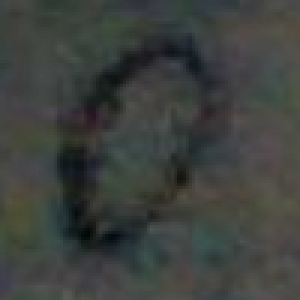
#> input picture data/processed/number_0(0).png, 100 x 100 px (shown 3 times larger)
$ python Main2.py
#> lines starting #> are read from the running program, lines starting #| are printed output that depends on the picture
import cv2
from sklearn.linear_model import Perceptron
import numpy as np
import matplotlib.pyplot as plt

# загрузка фото
im_num_0 = cv2.imread("../../../data/processed/number_0(0).png")
#> im_num_0 is the input picture: shape (100, 100, 3); mean B, G, R 61.9, 65.2, 61.8
im_num_1 = cv2.imread("../../../data/processed/number_1(0).png")
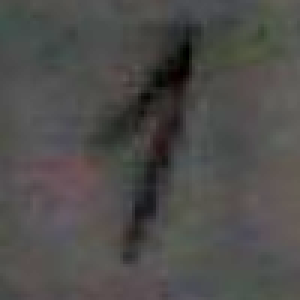
#> input picture data/processed/number_1(0).png, 100 x 100 px (shown 3 times larger)
#> im_num_1 is the input picture: shape (100, 100, 3); mean B, G, R 74.7, 76.8, 78.2
im_num_2 = cv2.imread("../../../data/processed/number_2(0).png")
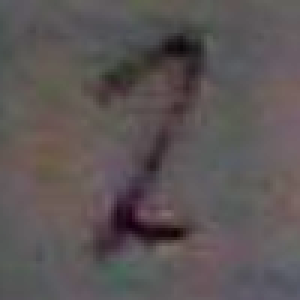
#> input picture data/processed/number_2(0).png, 100 x 100 px (shown 3 times larger)
#> im_num_2 is the input picture: shape (100, 100, 3); mean B, G, R 85.5, 85.2, 92
im_num_3 = cv2.imread("../../../data/processed/number_3(0).png")
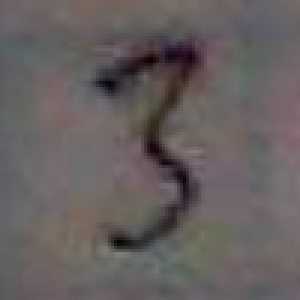
#> input picture data/processed/number_3(0).png, 100 x 100 px (shown 3 times larger)
#> im_num_3 is the input picture: shape (100, 100, 3); mean B, G, R 95.5, 95.5, 102

im_num_1_1 = cv2.imread("../../../data/processed/number_1(1).png")
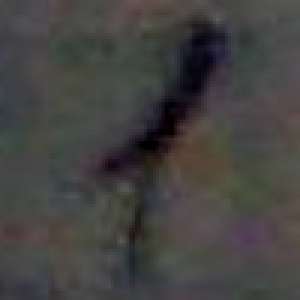
#> input picture data/processed/number_1(1).png, 100 x 100 px (shown 3 times larger)
#> im_num_1_1 is the input picture: shape (100, 100, 3); mean B, G, R 65.3, 66.8, 68.3

# обработчка фотографий
im_num_0 = cv2.cvtColor(im_num_0, cv2.COLOR_BGR2GRAY).reshape(10000)
#> im_num_0 = 10000 values, max 89 at index 9921, min 6 at index 7729, mean 63.84
im_num_1 = cv2.cvtColor(im_num_1, cv2.COLOR_BGR2GRAY).reshape(10000)
#> im_num_1 = 10000 values, max 100 at index 4594, min 0 at index 1662, mean 77.03
im_num_2 = cv2.cvtColor(im_num_2, cv2.COLOR_BGR2GRAY).reshape(10000)
#> im_num_2 = 10000 values, max 116 at index 7155, min 7 at index 7758, mean 87.26
im_num_3 = cv2.cvtColor(im_num_3, cv2.COLOR_BGR2GRAY).reshape(10000)
#> im_num_3 = 10000 values, max 127 at index 5065, min 4 at index 2050, mean 97.41

im_num_1_1 = cv2.cvtColor(im_num_1_1, cv2.COLOR_BGR2GRAY).reshape(10000)
#> im_num_1_1 = 10000 values, max 92 at index 672, min 0 at index 3755, mean 67.05

# создание массива признаков и меток
x = np.array([im_num_0, im_num_1, im_num_2, im_num_3])
y = np.array([0,1,2,3])
#создание и обучение модели
perceptron = Perceptron(eta0=0.01, random_state=1)
perceptron.fit(x,y)

"""
# data in perceptron
array = perceptron.coef_.reshape(100, 100, 4)
print(array)
#visual
plt.imshow(array)
plt.show()"""

# show intercept
intersept_array = perceptron.intercept_
print(intersept_array)

# answer
print(perceptron.predict([im_num_1_1]))
#| [1]
